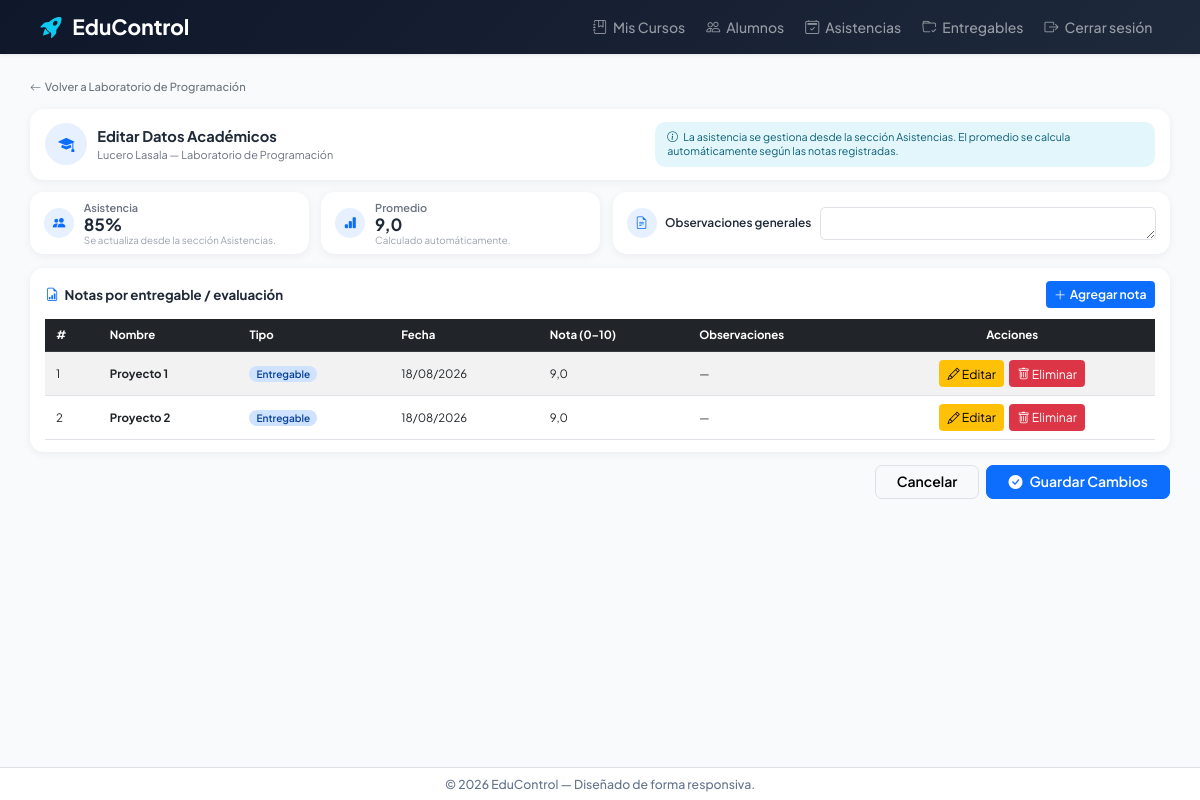
Page /mis-cursos/2/alumno/2/editar/ (signed in) on the earlier database version.
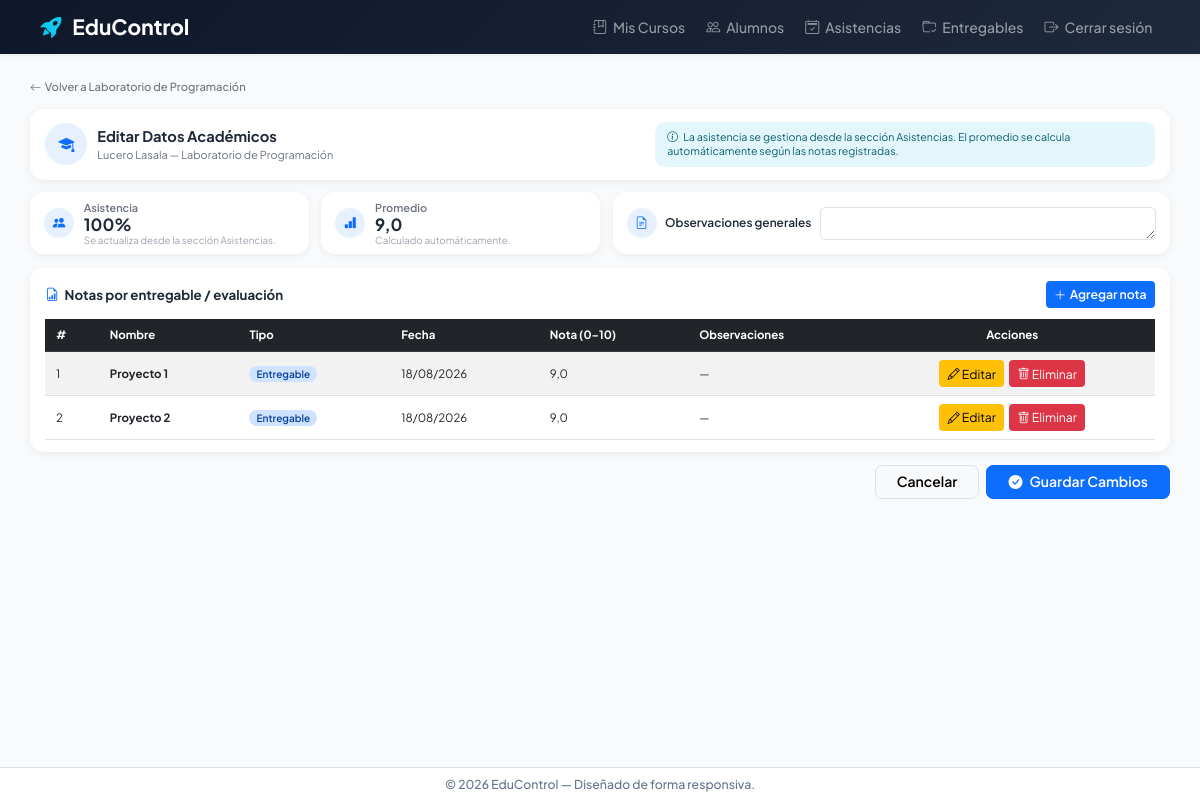
Same page on the later database version.
### myApp/models.py (models this page shows, shortened)
class Inscripcion(models.Model):
    estudiante = models.ForeignKey(
        Estudiante,
        on_delete=models.CASCADE,
        related_name='inscripciones',
    )
    curso = models.ForeignKey(
        Curso,
        on_delete=models.CASCADE,
        related_name='inscripciones',
    )
    asistencia = models.IntegerField(
        default=0,
        validators=[MinValueValidator(0), MaxValueValidator(100)]
    )
    promedio = models.FloatField(
        default=0.0,
        validators=[MinValueValidator(0.0), MaxValueValidator(10.0)]
    )
    proyectos_hechos = models.IntegerField(default=0)
    proyectos_totales = models.IntegerField(default=0)
    observaciones = models.TextField(blank=True, default='')
    class Meta:
        unique_together = ('estudiante', 'curso')

class Estudiante(models.Model):
    nombre = models.CharField(max_length=100)
    apellido = models.CharField(max_length=100)
    email = models.EmailField()
    asistencia = models.IntegerField(
        validators=[MinValueValidator(0), MaxValueValidator(100)]
    )
    promedio = models.FloatField(
        validators=[MinValueValidator(0.0), MaxValueValidator(10.0)]
    )
    proyectos_hechos = models.IntegerField(default=0)
    proyectos_totales = models.IntegerField(default=15)

### myApp/views.py (the view)
# urls.py: path('mis-cursos/<int:curso_id>/alumno/<int:estudiante_id>/editar/', inscripcion_editar, name='inscripcionEditar'),
@login_required
@profesor_required
def inscripcion_editar(request, curso_id, estudiante_id):
    curso = get_object_or_404(Curso, id=curso_id, profesores__user=request.user)
    inscripcion = get_object_or_404(Inscripcion, curso=curso, estudiante_id=estudiante_id)
    if request.method == 'POST':
        form = InscripcionForm(request.POST, instance=inscripcion)
        if form.is_valid():
            form.save()
            messages.success(request, "Datos académicos actualizados correctamente.")
            return redirect('myapp:curso_detail', id=curso.id)
    else:
        form = InscripcionForm(instance=inscripcion)
    return render(request, 'myApp/inscripcion_editar.html', {
        'form': form,
        'curso': curso,
        'inscripcion': inscripcion,
        'notas': inscripcion.notas.order_by('id'),
        'nota_form': NotaForm(),
    })

### myApp/forms.py
class InscripcionForm(forms.ModelForm):
    class Meta:
        model = Inscripcion
        fields = ['observaciones']
        widgets = {
            'observaciones': forms.Textarea(attrs={'rows': 2}),
        }
        labels = {
            'observaciones': 'Observaciones generales',
        }

class NotaForm(forms.ModelForm):
    class Meta:
        model = Nota
        fields = ['nombre', 'tipo', 'fecha', 'nota', 'observaciones']
        widgets = {
            'fecha': forms.DateInput(attrs={'type': 'date'}),
            'nota': forms.NumberInput(attrs={'step': '0.1', 'min': '0', 'max': '10'}),
        }
        labels = {
            'nota': 'Nota (0-10)',
        }

### myApp/context_processors.py (called while the page is built)
def roles(request):
    return {
        'es_admin': es_administrador(request.user),
        'es_profesor': es_profesor(request.user),
    }

### myApp/templates/myApp/inscripcion_editar.html (shortened to what the changed rows need)
{% extends 'myApp/base.html' %}
{% load widget_tweaks %}
{% block contenido %}
<div class="ea-card">
    <div class="ea-card-body">
        <div class="ea-header">
            <div class="ea-header-id">
                <div>
                    <p class="ea-title">Editar Datos Académicos</p>
                    <p class="ea-subtitle">{{ inscripcion.estudiante.nombre }} {{ inscripcion.estudiante.apellido }} — {{ curso.nombre }}</p>
                </div>
            </div>
        </div>
    </div>
</div>
<form method="POST" id="form-observaciones" novalidate>
    <div class="ea-summary mb-0">
        <div class="ea-card mb-0">
            <div class="ea-card-body ea-summary-body ea-stat">
                <div>
                    <p class="ea-stat-label mb-0">Asistencia</p>
                    <div class="ea-stat-value">{{ inscripcion.asistencia }}%</div>
                    <div class="ea-stat-hint">Se actualiza desde la sección Asistencias.</div>
                </div>
            </div>
        </div>
        <div class="ea-card mb-0">
            <div class="ea-card-body ea-summary-body ea-stat">
                <div>
                    <p class="ea-stat-label mb-0">Promedio</p>
                    <div class="ea-stat-value">{{ inscripcion.promedio|floatformat:1 }}</div>
                    <div class="ea-stat-hint">Calculado automáticamente.</div>
                </div>
            </div>
        </div>
        <div class="ea-card mb-0">
            <div class="ea-card-body ea-summary-body">
                <div class="ea-obs-row">
                    <div class="ea-icon ea-icon-sm"><i class="bi bi-file-earmark-text"></i></div>
                    <span class="ea-obs-title">Observaciones generales</span>
                    {{ form.observaciones|add_class:"form-control ea-obs-textarea" }}
                </div>
            </div>
        </div>
    </div>
</form>
<div class="ea-card mt-3">
    <div class="ea-card-body">
        <div class="table-responsive">
            <table class="table table-striped table-hover align-middle shadow-sm ea-table">
                <thead class="table-dark">
                    <tr>
                        <th scope="col">#</th>
                        <th scope="col">Nombre</th>
                        <th scope="col">Tipo</th>
                        <th scope="col">Fecha</th>
                        <th scope="col">Nota (0–10)</th>
                        <th scope="col">Observaciones</th>
                        <th scope="col" class="text-center">Acciones</th>
                    </tr>
                </thead>
            </table>
        </div>
    </div>
</div>
{% endblock %}

Differences in the rows shown:
changed Inscripcion "Lucero": asistencia "85" → "100"
